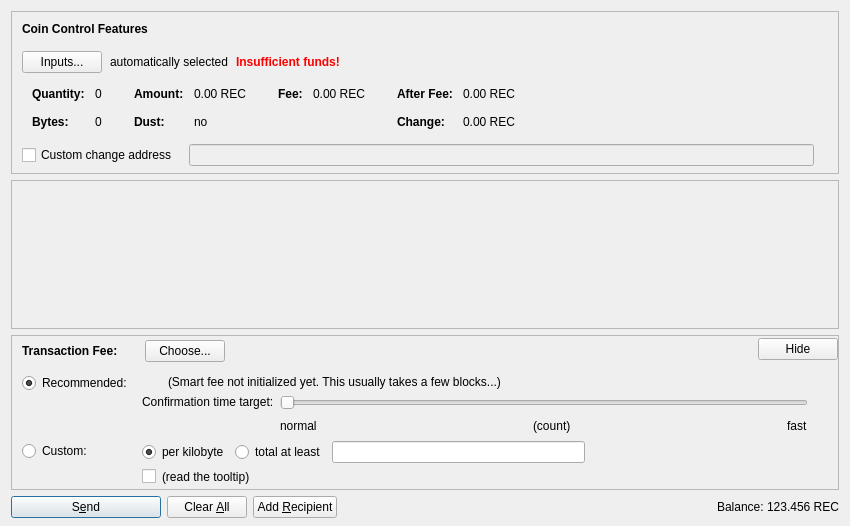
<?xml version="1.0" encoding="UTF-8"?>
<ui version="4.0">
 <class>SendCoinsDialog</class>
 <widget class="QDialog" name="SendCoinsDialog">
  <property name="geometry">
   <rect>
    <x>0</x>
    <y>0</y>
    <width>850</width>
    <height>526</height>
   </rect>
  </property>
  <property name="windowTitle">
   <string>Send Coins</string>
  </property>
  <layout class="QVBoxLayout" name="verticalLayout" stretch="0,1,0,0">
   <property name="bottomMargin">
    <number>8</number>
   </property>
   <item>
    <widget class="QFrame" name="frameCoinControl">
     <property name="sizePolicy">
      <sizepolicy hsizetype="Expanding" vsizetype="Expanding">
       <horstretch>0</horstretch>
       <verstretch>0</verstretch>
      </sizepolicy>
     </property>
     <property name="maximumSize">
      <size>
       <width>16777215</width>
       <height>16777215</height>
      </size>
     </property>
     <property name="frameShape">
      <enum>QFrame::StyledPanel</enum>
     </property>
     <property name="frameShadow">
      <enum>QFrame::Sunken</enum>
     </property>
     <layout class="QVBoxLayout" name="verticalLayoutCoinControl2">
      <property name="spacing">
       <number>0</number>
      </property>
      <property name="leftMargin">
       <number>0</number>
      </property>
      <property name="topMargin">
       <number>0</number>
      </property>
      <property name="rightMargin">
       <number>0</number>
      </property>
      <property name="bottomMargin">
       <number>6</number>
      </property>
      <item>
       <layout class="QVBoxLayout" name="verticalLayoutCoinControl" stretch="0,0,0,0,1">
        <property name="spacing">
         <number>0</number>
        </property>
        <property name="leftMargin">
         <number>10</number>
        </property>
        <property name="topMargin">
         <number>10</number>
        </property>
        <item>
         <layout class="QHBoxLayout" name="horizontalLayoutCoinControl1">
          <property name="bottomMargin">
           <number>15</number>
          </property>
          <item>
           <widget class="QLabel" name="labelCoinControlFeatures">
            <property name="sizePolicy">
             <sizepolicy hsizetype="Preferred" vsizetype="Maximum">
              <horstretch>0</horstretch>
              <verstretch>0</verstretch>
             </sizepolicy>
            </property>
            <property name="font">
             <font>
              <weight>75</weight>
              <bold>true</bold>
             </font>
            </property>
            <property name="styleSheet">
             <string notr="true">font-weight:bold;</string>
            </property>
            <property name="text">
             <string>Coin Control Features</string>
            </property>
           </widget>
          </item>
         </layout>
        </item>
        <item>
         <layout class="QHBoxLayout" name="horizontalLayoutCoinControl2" stretch="0,0,0,0">
          <property name="spacing">
           <number>8</number>
          </property>
          <property name="bottomMargin">
           <number>10</number>
          </property>
          <item>
           <widget class="QPushButton" name="pushButtonCoinControl">
            <property name="styleSheet">
             <string notr="true"/>
            </property>
            <property name="text">
             <string>Inputs...</string>
            </property>
            <property name="autoDefault">
             <bool>false</bool>
            </property>
           </widget>
          </item>
          <item>
           <widget class="QLabel" name="labelCoinControlAutomaticallySelected">
            <property name="text">
             <string>automatically selected</string>
            </property>
            <property name="margin">
             <number>5</number>
            </property>
           </widget>
          </item>
          <item>
           <widget class="QLabel" name="labelCoinControlInsuffFunds">
            <property name="font">
             <font>
              <weight>75</weight>
              <bold>true</bold>
             </font>
            </property>
            <property name="styleSheet">
             <string notr="true">color:red;font-weight:bold;</string>
            </property>
            <property name="text">
             <string>Insufficient funds!</string>
            </property>
            <property name="margin">
             <number>5</number>
            </property>
           </widget>
          </item>
          <item>
           <spacer name="horizontalSpacerCoinControl">
            <property name="orientation">
             <enum>Qt::Horizontal</enum>
            </property>
            <property name="sizeHint" stdset="0">
             <size>
              <width>40</width>
              <height>1</height>
             </size>
            </property>
           </spacer>
          </item>
         </layout>
        </item>
        <item>
         <widget class="QWidget" name="widgetCoinControl" native="true">
          <property name="sizePolicy">
           <sizepolicy hsizetype="Preferred" vsizetype="Preferred">
            <horstretch>0</horstretch>
            <verstretch>0</verstretch>
           </sizepolicy>
          </property>
          <property name="minimumSize">
           <size>
            <width>0</width>
            <height>0</height>
           </size>
          </property>
          <property name="styleSheet">
           <string notr="true"/>
          </property>
          <layout class="QHBoxLayout" name="horizontalLayoutCoinControl5">
           <property name="leftMargin">
            <number>0</number>
           </property>
           <property name="topMargin">
            <number>0</number>
           </property>
           <property name="rightMargin">
            <number>0</number>
           </property>
           <property name="bottomMargin">
            <number>0</number>
           </property>
           <item>
            <layout class="QHBoxLayout" name="horizontalLayoutCoinControl3" stretch="0,0,0,1">
             <property name="spacing">
              <number>20</number>
             </property>
             <property name="topMargin">
              <number>0</number>
             </property>
             <property name="bottomMargin">
              <number>10</number>
             </property>
             <item>
              <layout class="QFormLayout" name="formLayoutCoinControl1">
               <property name="horizontalSpacing">
                <number>10</number>
               </property>
               <property name="verticalSpacing">
                <number>14</number>
               </property>
               <property name="leftMargin">
                <number>10</number>
               </property>
               <property name="topMargin">
                <number>4</number>
               </property>
               <property name="rightMargin">
                <number>6</number>
               </property>
               <item row="0" column="0">
                <widget class="QLabel" name="labelCoinControlQuantityText">
                 <property name="font">
                  <font>
                   <weight>75</weight>
                   <bold>true</bold>
                  </font>
                 </property>
                 <property name="text">
                  <string>Quantity:</string>
                 </property>
                 <property name="margin">
                  <number>0</number>
                 </property>
                </widget>
               </item>
               <item row="0" column="1">
                <widget class="QLabel" name="labelCoinControlQuantity">
                 <property name="cursor">
                  <cursorShape>IBeamCursor</cursorShape>
                 </property>
                 <property name="contextMenuPolicy">
                  <enum>Qt::ActionsContextMenu</enum>
                 </property>
                 <property name="text">
                  <string notr="true">0</string>
                 </property>
                 <property name="margin">
                  <number>0</number>
                 </property>
                 <property name="textInteractionFlags">
                  <set>Qt::LinksAccessibleByMouse|Qt::TextSelectableByKeyboard|Qt::TextSelectableByMouse</set>
                 </property>
                </widget>
               </item>
               <item row="1" column="0">
                <widget class="QLabel" name="labelCoinControlBytesText">
                 <property name="font">
                  <font>
                   <weight>75</weight>
                   <bold>true</bold>
                  </font>
                 </property>
                 <property name="text">
                  <string>Bytes:</string>
                 </property>
                </widget>
               </item>
               <item row="1" column="1">
                <widget class="QLabel" name="labelCoinControlBytes">
                 <property name="cursor">
                  <cursorShape>IBeamCursor</cursorShape>
                 </property>
                 <property name="contextMenuPolicy">
                  <enum>Qt::ActionsContextMenu</enum>
                 </property>
                 <property name="text">
                  <string notr="true">0</string>
                 </property>
                 <property name="textInteractionFlags">
                  <set>Qt::LinksAccessibleByMouse|Qt::TextSelectableByKeyboard|Qt::TextSelectableByMouse</set>
                 </property>
                </widget>
               </item>
              </layout>
             </item>
             <item>
              <layout class="QFormLayout" name="formLayoutCoinControl2">
               <property name="horizontalSpacing">
                <number>10</number>
               </property>
               <property name="verticalSpacing">
                <number>14</number>
               </property>
               <property name="leftMargin">
                <number>6</number>
               </property>
               <property name="topMargin">
                <number>4</number>
               </property>
               <property name="rightMargin">
                <number>6</number>
               </property>
               <item row="0" column="0">
                <widget class="QLabel" name="labelCoinControlAmountText">
                 <property name="font">
                  <font>
                   <weight>75</weight>
                   <bold>true</bold>
                  </font>
                 </property>
                 <property name="text">
                  <string>Amount:</string>
                 </property>
                 <property name="margin">
                  <number>0</number>
                 </property>
                </widget>
               </item>
               <item row="0" column="1">
                <widget class="QLabel" name="labelCoinControlAmount">
                 <property name="cursor">
                  <cursorShape>IBeamCursor</cursorShape>
                 </property>
                 <property name="contextMenuPolicy">
                  <enum>Qt::ActionsContextMenu</enum>
                 </property>
                 <property name="text">
                  <string notr="true">0.00 REC</string>
                 </property>
                 <property name="textInteractionFlags">
                  <set>Qt::LinksAccessibleByMouse|Qt::TextSelectableByKeyboard|Qt::TextSelectableByMouse</set>
                 </property>
                </widget>
               </item>
               <item row="1" column="0">
                <widget class="QLabel" name="labelCoinControlLowOutputText">
                 <property name="font">
                  <font>
                   <weight>75</weight>
                   <bold>true</bold>
                  </font>
                 </property>
                 <property name="text">
                  <string>Dust:</string>
                 </property>
                </widget>
               </item>
               <item row="1" column="1">
                <widget class="QLabel" name="labelCoinControlLowOutput">
                 <property name="cursor">
                  <cursorShape>IBeamCursor</cursorShape>
                 </property>
                 <property name="contextMenuPolicy">
                  <enum>Qt::ActionsContextMenu</enum>
                 </property>
                 <property name="text">
                  <string notr="true">no</string>
                 </property>
                 <property name="textInteractionFlags">
                  <set>Qt::LinksAccessibleByMouse|Qt::TextSelectableByKeyboard|Qt::TextSelectableByMouse</set>
                 </property>
                </widget>
               </item>
              </layout>
             </item>
             <item>
              <layout class="QFormLayout" name="formLayoutCoinControl3">
               <property name="horizontalSpacing">
                <number>10</number>
               </property>
               <property name="verticalSpacing">
                <number>14</number>
               </property>
               <property name="leftMargin">
                <number>6</number>
               </property>
               <property name="topMargin">
                <number>4</number>
               </property>
               <property name="rightMargin">
                <number>6</number>
               </property>
               <item row="0" column="0">
                <widget class="QLabel" name="labelCoinControlFeeText">
                 <property name="font">
                  <font>
                   <weight>75</weight>
                   <bold>true</bold>
                  </font>
                 </property>
                 <property name="text">
                  <string>Fee:</string>
                 </property>
                 <property name="margin">
                  <number>0</number>
                 </property>
                </widget>
               </item>
               <item row="0" column="1">
                <widget class="QLabel" name="labelCoinControlFee">
                 <property name="cursor">
                  <cursorShape>IBeamCursor</cursorShape>
                 </property>
                 <property name="contextMenuPolicy">
                  <enum>Qt::ActionsContextMenu</enum>
                 </property>
                 <property name="text">
                  <string notr="true">0.00 REC</string>
                 </property>
                 <property name="textInteractionFlags">
                  <set>Qt::LinksAccessibleByMouse|Qt::TextSelectableByKeyboard|Qt::TextSelectableByMouse</set>
                 </property>
                </widget>
               </item>
              </layout>
             </item>
             <item>
              <layout class="QFormLayout" name="formLayoutCoinControl4">
               <property name="horizontalSpacing">
                <number>10</number>
               </property>
               <property name="verticalSpacing">
                <number>14</number>
               </property>
               <property name="leftMargin">
                <number>6</number>
               </property>
               <property name="topMargin">
                <number>4</number>
               </property>
               <property name="rightMargin">
                <number>6</number>
               </property>
               <item row="0" column="0">
                <widget class="QLabel" name="labelCoinControlAfterFeeText">
                 <property name="font">
                  <font>
                   <weight>75</weight>
                   <bold>true</bold>
                  </font>
                 </property>
                 <property name="text">
                  <string>After Fee:</string>
                 </property>
                 <property name="margin">
                  <number>0</number>
                 </property>
                </widget>
               </item>
               <item row="0" column="1">
                <widget class="QLabel" name="labelCoinControlAfterFee">
                 <property name="cursor">
                  <cursorShape>IBeamCursor</cursorShape>
                 </property>
                 <property name="contextMenuPolicy">
                  <enum>Qt::ActionsContextMenu</enum>
                 </property>
                 <property name="text">
                  <string notr="true">0.00 REC</string>
                 </property>
                 <property name="textInteractionFlags">
                  <set>Qt::LinksAccessibleByMouse|Qt::TextSelectableByKeyboard|Qt::TextSelectableByMouse</set>
                 </property>
                </widget>
               </item>
               <item row="1" column="0">
                <widget class="QLabel" name="labelCoinControlChangeText">
                 <property name="font">
                  <font>
                   <weight>75</weight>
                   <bold>true</bold>
                  </font>
                 </property>
                 <property name="text">
                  <string>Change:</string>
                 </property>
                </widget>
               </item>
               <item row="1" column="1">
                <widget class="QLabel" name="labelCoinControlChange">
                 <property name="cursor">
                  <cursorShape>IBeamCursor</cursorShape>
                 </property>
                 <property name="contextMenuPolicy">
                  <enum>Qt::ActionsContextMenu</enum>
                 </property>
                 <property name="text">
                  <string notr="true">0.00 REC</string>
                 </property>
                 <property name="textInteractionFlags">
                  <set>Qt::LinksAccessibleByMouse|Qt::TextSelectableByKeyboard|Qt::TextSelectableByMouse</set>
                 </property>
                </widget>
               </item>
              </layout>
             </item>
            </layout>
           </item>
          </layout>
         </widget>
        </item>
        <item>
         <layout class="QHBoxLayout" name="horizontalLayoutCoinControl4" stretch="0,0,0">
          <property name="spacing">
           <number>12</number>
          </property>
          <property name="sizeConstraint">
           <enum>QLayout::SetDefaultConstraint</enum>
          </property>
          <property name="topMargin">
           <number>5</number>
          </property>
          <property name="rightMargin">
           <number>5</number>
          </property>
          <item>
           <widget class="QCheckBox" name="checkBoxCoinControlChange">
            <property name="toolTip">
             <string>If this is activated, but the change address is empty or invalid, change will be sent to a newly generated address.</string>
            </property>
            <property name="text">
             <string>Custom change address</string>
            </property>
           </widget>
          </item>
          <item>
           <widget class="QValidatedLineEdit" name="lineEditCoinControlChange">
            <property name="enabled">
             <bool>false</bool>
            </property>
            <property name="sizePolicy">
             <sizepolicy hsizetype="Expanding" vsizetype="Fixed">
              <horstretch>0</horstretch>
              <verstretch>0</verstretch>
             </sizepolicy>
            </property>
           </widget>
          </item>
          <item>
           <widget class="QLabel" name="labelCoinControlChangeLabel">
            <property name="sizePolicy">
             <sizepolicy hsizetype="Preferred" vsizetype="Expanding">
              <horstretch>0</horstretch>
              <verstretch>0</verstretch>
             </sizepolicy>
            </property>
            <property name="minimumSize">
             <size>
              <width>0</width>
              <height>0</height>
             </size>
            </property>
            <property name="text">
             <string/>
            </property>
            <property name="margin">
             <number>3</number>
            </property>
           </widget>
          </item>
         </layout>
        </item>
        <item>
         <spacer name="verticalSpacerCoinControl">
          <property name="orientation">
           <enum>Qt::Vertical</enum>
          </property>
          <property name="sizeHint" stdset="0">
           <size>
            <width>800</width>
            <height>1</height>
           </size>
          </property>
         </spacer>
        </item>
       </layout>
      </item>
     </layout>
    </widget>
   </item>
   <item>
    <widget class="QScrollArea" name="scrollArea">
     <property name="widgetResizable">
      <bool>true</bool>
     </property>
     <widget class="QWidget" name="scrollAreaWidgetContents">
      <property name="geometry">
       <rect>
        <x>0</x>
        <y>0</y>
        <width>830</width>
        <height>104</height>
       </rect>
      </property>
      <layout class="QVBoxLayout" name="verticalLayout_2" stretch="0,1">
       <property name="leftMargin">
        <number>0</number>
       </property>
       <property name="topMargin">
        <number>0</number>
       </property>
       <property name="rightMargin">
        <number>0</number>
       </property>
       <property name="bottomMargin">
        <number>0</number>
       </property>
       <item>
        <layout class="QVBoxLayout" name="entries">
         <property name="spacing">
          <number>6</number>
         </property>
        </layout>
       </item>
       <item>
        <spacer name="verticalSpacer">
         <property name="orientation">
          <enum>Qt::Vertical</enum>
         </property>
         <property name="sizeHint" stdset="0">
          <size>
           <width>20</width>
           <height>40</height>
          </size>
         </property>
        </spacer>
       </item>
      </layout>
     </widget>
    </widget>
   </item>
   <item>
    <widget class="QFrame" name="frameFee">
     <property name="sizePolicy">
      <sizepolicy hsizetype="Expanding" vsizetype="Expanding">
       <horstretch>0</horstretch>
       <verstretch>0</verstretch>
      </sizepolicy>
     </property>
     <property name="maximumSize">
      <size>
       <width>16777215</width>
       <height>16777215</height>
      </size>
     </property>
     <property name="frameShape">
      <enum>QFrame::StyledPanel</enum>
     </property>
     <property name="frameShadow">
      <enum>QFrame::Sunken</enum>
     </property>
     <layout class="QVBoxLayout" name="verticalLayoutFee1">
      <property name="spacing">
       <number>0</number>
      </property>
      <property name="leftMargin">
       <number>0</number>
      </property>
      <property name="topMargin">
       <number>0</number>
      </property>
      <property name="rightMargin">
       <number>0</number>
      </property>
      <property name="bottomMargin">
       <number>0</number>
      </property>
      <item>
       <layout class="QVBoxLayout" name="verticalLayoutFee2" stretch="0,0,0">
        <property name="spacing">
         <number>0</number>
        </property>
        <property name="leftMargin">
         <number>10</number>
        </property>
        <property name="topMargin">
         <number>0</number>
        </property>
        <item>
         <layout class="QHBoxLayout" name="horizontalLayoutFee1">
          <property name="bottomMargin">
           <number>0</number>
          </property>
          <item>
           <layout class="QVBoxLayout" name="verticalLayoutFee7">
            <property name="spacing">
             <number>0</number>
            </property>
            <item>
             <spacer name="verticalSpacerSmartFee">
              <property name="orientation">
               <enum>Qt::Vertical</enum>
              </property>
              <property name="sizeType">
               <enum>QSizePolicy::Fixed</enum>
              </property>
              <property name="sizeHint" stdset="0">
               <size>
                <width>1</width>
                <height>4</height>
               </size>
              </property>
             </spacer>
            </item>
            <item>
             <layout class="QHBoxLayout" name="horizontalLayoutSmartFee">
              <property name="spacing">
               <number>10</number>
              </property>
              <item>
               <widget class="QLabel" name="labelFeeHeadline">
                <property name="sizePolicy">
                 <sizepolicy hsizetype="Preferred" vsizetype="Maximum">
                  <horstretch>0</horstretch>
                  <verstretch>0</verstretch>
                 </sizepolicy>
                </property>
                <property name="font">
                 <font>
                  <weight>75</weight>
                  <bold>true</bold>
                 </font>
                </property>
                <property name="styleSheet">
                 <string notr="true">font-weight:bold;</string>
                </property>
                <property name="text">
                 <string>Transaction Fee:</string>
                </property>
               </widget>
              </item>
              <item>
               <widget class="QLabel" name="labelFeeMinimized">
                <property name="text">
                 <string/>
                </property>
               </widget>
              </item>
              <item>
               <widget class="QPushButton" name="buttonChooseFee">
                <property name="text">
                 <string>Choose...</string>
                </property>
               </widget>
              </item>
             </layout>
            </item>
            <item>
             <spacer name="verticalSpacer_5">
              <property name="orientation">
               <enum>Qt::Vertical</enum>
              </property>
              <property name="sizeHint" stdset="0">
               <size>
                <width>1</width>
                <height>1</height>
               </size>
              </property>
             </spacer>
            </item>
           </layout>
          </item>
          <item>
           <spacer name="horizontalSpacer_4">
            <property name="orientation">
             <enum>Qt::Horizontal</enum>
            </property>
            <property name="sizeHint" stdset="0">
             <size>
              <width>40</width>
              <height>20</height>
             </size>
            </property>
           </spacer>
          </item>
          <item>
           <widget class="QPushButton" name="buttonMinimizeFee">
            <property name="toolTip">
             <string>collapse fee-settings</string>
            </property>
            <property name="text">
             <string>Hide</string>
            </property>
           </widget>
          </item>
         </layout>
        </item>
        <item>
         <widget class="QFrame" name="frameFeeSelection">
          <layout class="QVBoxLayout" name="verticalLayoutFee12">
           <property name="spacing">
            <number>0</number>
           </property>
           <property name="leftMargin">
            <number>0</number>
           </property>
           <property name="topMargin">
            <number>0</number>
           </property>
           <property name="rightMargin">
            <number>0</number>
           </property>
           <property name="bottomMargin">
            <number>0</number>
           </property>
           <item>
            <layout class="QGridLayout" name="gridLayoutFee">
             <property name="topMargin">
              <number>10</number>
             </property>
             <property name="bottomMargin">
              <number>4</number>
             </property>
             <property name="horizontalSpacing">
              <number>10</number>
             </property>
             <property name="verticalSpacing">
              <number>4</number>
             </property>
             <item row="1" column="1">
              <layout class="QVBoxLayout" name="verticalLayoutFee8">
               <property name="spacing">
                <number>6</number>
               </property>
               <item>
                <layout class="QHBoxLayout" name="horizontalLayoutFee13">
                 <item>
                  <widget class="QRadioButton" name="radioCustomPerKilobyte">
                   <property name="toolTip">
                    <string>If the custom fee is set to 1000 satoshis and the transaction is only 250 bytes, then &quot;per kilobyte&quot; only pays 250 satoshis in fee, while &quot;total at least&quot; pays 1000 satoshis. For transactions bigger than a kilobyte both pay by kilobyte.</string>
                   </property>
                   <property name="text">
                    <string>per kilobyte</string>
                   </property>
                   <property name="checked">
                    <bool>true</bool>
                   </property>
                   <attribute name="buttonGroup">
                    <string notr="true">groupCustomFee</string>
                   </attribute>
                  </widget>
                 </item>
                 <item>
                  <widget class="QRadioButton" name="radioCustomAtLeast">
                   <property name="toolTip">
                    <string>If the custom fee is set to 1000 satoshis and the transaction is only 250 bytes, then &quot;per kilobyte&quot; only pays 250 satoshis in fee, while &quot;total at least&quot; pays 1000 satoshis. For transactions bigger than a kilobyte both pay by kilobyte.</string>
                   </property>
                   <property name="text">
                    <string>total at least</string>
                   </property>
                   <attribute name="buttonGroup">
                    <string notr="true">groupCustomFee</string>
                   </attribute>
                  </widget>
                 </item>
                 <item>
                  <widget class="BitcoinAmountField" name="customFee"/>
                 </item>
                 <item>
                  <spacer name="horizontalSpacer_6">
                   <property name="orientation">
                    <enum>Qt::Horizontal</enum>
                   </property>
                   <property name="sizeHint" stdset="0">
                    <size>
                     <width>1</width>
                     <height>1</height>
                    </size>
                   </property>
                  </spacer>
                 </item>
                </layout>
               </item>
               <item>
                <layout class="QHBoxLayout" name="horizontalLayoutFee8">
                 <item>
                  <widget class="QCheckBox" name="checkBoxMinimumFee">
                   <property name="toolTip">
                    <string>Paying only the minimum fee is just fine as long as there is less transaction volume than space in the blocks. But be aware that this can end up in a never confirming transaction once there is more demand for creativecoin transactions than the network can process.</string>
                   </property>
                   <property name="text">
                    <string/>
                   </property>
                  </widget>
                 </item>
                 <item>
                  <widget class="QLabel" name="labelMinFeeWarning">
                   <property name="enabled">
                    <bool>true</bool>
                   </property>
                   <property name="toolTip">
                    <string>Paying only the minimum fee is just fine as long as there is less transaction volume than space in the blocks. But be aware that this can end up in a never confirming transaction once there is more demand for creativecoin transactions than the network can process.</string>
                   </property>
                   <property name="text">
                    <string>(read the tooltip)</string>
                   </property>
                   <property name="margin">
                    <number>5</number>
                   </property>
                  </widget>
                 </item>
                 <item>
                  <spacer name="horizontalSpacer_2">
                   <property name="orientation">
                    <enum>Qt::Horizontal</enum>
                   </property>
                   <property name="sizeHint" stdset="0">
                    <size>
                     <width>1</width>
                     <height>1</height>
                    </size>
                   </property>
                  </spacer>
                 </item>
                </layout>
               </item>
              </layout>
             </item>
             <item row="0" column="0">
              <layout class="QVBoxLayout" name="verticalLayoutFee4" stretch="0,1">
               <item>
                <widget class="QRadioButton" name="radioSmartFee">
                 <property name="text">
                  <string>Recommended:</string>
                 </property>
                 <property name="checked">
                  <bool>true</bool>
                 </property>
                 <attribute name="buttonGroup">
                  <string notr="true">groupFee</string>
                 </attribute>
                </widget>
               </item>
               <item>
                <spacer name="verticalSpacer_2">
                 <property name="orientation">
                  <enum>Qt::Vertical</enum>
                 </property>
                 <property name="sizeHint" stdset="0">
                  <size>
                   <width>1</width>
                   <height>1</height>
                  </size>
                 </property>
                </spacer>
               </item>
              </layout>
             </item>
             <item row="1" column="0">
              <layout class="QVBoxLayout" name="verticalLayoutFee9" stretch="0,1">
               <item>
                <widget class="QRadioButton" name="radioCustomFee">
                 <property name="text">
                  <string>Custom:</string>
                 </property>
                 <attribute name="buttonGroup">
                  <string notr="true">groupFee</string>
                 </attribute>
                </widget>
               </item>
               <item>
                <spacer name="verticalSpacer_6">
                 <property name="orientation">
                  <enum>Qt::Vertical</enum>
                 </property>
                 <property name="sizeHint" stdset="0">
                  <size>
                   <width>1</width>
                   <height>1</height>
                  </size>
                 </property>
                </spacer>
               </item>
              </layout>
             </item>
             <item row="0" column="1">
              <layout class="QVBoxLayout" name="verticalLayoutFee3" stretch="0,0,1">
               <property name="spacing">
                <number>6</number>
               </property>
               <property name="topMargin">
                <number>2</number>
               </property>
               <item>
                <layout class="QHBoxLayout" name="horizontalLayoutFee12">
                 <item>
                  <widget class="QLabel" name="labelSmartFee">
                   <property name="text">
                    <string/>
                   </property>
                   <property name="margin">
                    <number>2</number>
                   </property>
                  </widget>
                 </item>
                 <item>
                  <widget class="QLabel" name="labelFeeEstimation">
                   <property name="text">
                    <string/>
                   </property>
                  </widget>
                 </item>
                 <item>
                  <widget class="QLabel" name="labelSmartFee2">
                   <property name="text">
                    <string>(Smart fee not initialized yet. This usually takes a few blocks...)</string>
                   </property>
                   <property name="margin">
                    <number>2</number>
                   </property>
                  </widget>
                 </item>
                 <item>
                  <spacer name="horizontalSpacer_5">
                   <property name="orientation">
                    <enum>Qt::Horizontal</enum>
                   </property>
                   <property name="sizeHint" stdset="0">
                    <size>
                     <width>1</width>
                     <height>1</height>
                    </size>
                   </property>
                  </spacer>
                 </item>
                </layout>
               </item>
               <item>
                <layout class="QHBoxLayout" name="horizontalLayoutFee9">
                 <item>
                  <layout class="QVBoxLayout" name="verticalLayoutFee6">
                   <item>
                    <widget class="QLabel" name="labelSmartFee3">
                     <property name="text">
                      <string>Confirmation time target:</string>
                     </property>
                     <property name="margin">
                      <number>2</number>
                     </property>
                    </widget>
                   </item>
                   <item>
                    <spacer name="verticalSpacer_3">
                     <property name="orientation">
                      <enum>Qt::Vertical</enum>
                     </property>
                     <property name="sizeHint" stdset="0">
                      <size>
                       <width>1</width>
                       <height>1</height>
                      </size>
                     </property>
                    </spacer>
                   </item>
                  </layout>
                 </item>
                 <item>
                  <layout class="QVBoxLayout" name="verticalLayoutFee5">
                   <property name="rightMargin">
                    <number>30</number>
                   </property>
                   <item>
                    <widget class="QSlider" name="sliderSmartFee">
                     <property name="minimum">
                      <number>0</number>
                     </property>
                     <property name="maximum">
                      <number>23</number>
                     </property>
                     <property name="pageStep">
                      <number>1</number>
                     </property>
                     <property name="value">
                      <number>0</number>
                     </property>
                     <property name="orientation">
                      <enum>Qt::Horizontal</enum>
                     </property>
                     <property name="invertedAppearance">
                      <bool>false</bool>
                     </property>
                     <property name="invertedControls">
                      <bool>false</bool>
                     </property>
                     <property name="tickPosition">
                      <enum>QSlider::NoTicks</enum>
                     </property>
                    </widget>
                   </item>
                   <item>
                    <layout class="QHBoxLayout" name="horizontalLayoutFee10">
                     <item>
                      <widget class="QLabel" name="labelSmartFeeNormal">
                       <property name="text">
                        <string>normal</string>
                       </property>
                      </widget>
                     </item>
                     <item>
                      <spacer name="horizontalSpacer_7">
                       <property name="orientation">
                        <enum>Qt::Horizontal</enum>
                       </property>
                       <property name="sizeHint" stdset="0">
                        <size>
                         <width>40</width>
                         <height>20</height>
                        </size>
                       </property>
                      </spacer>
                     </item>
                     <item>
                      <widget class="QLabel" name="confirmationTargetLabel">
                       <property name="text">
                        <string notr="true">(count)</string>
                       </property>
                      </widget>
                     </item>
                     <item>
                      <spacer name="horizontalSpacer_3">
                       <property name="orientation">
                        <enum>Qt::Horizontal</enum>
                       </property>
                       <property name="sizeHint" stdset="0">
                        <size>
                         <width>40</width>
                         <height>20</height>
                        </size>
                       </property>
                      </spacer>
                     </item>
                     <item>
                      <widget class="QLabel" name="labelSmartFeeFast">
                       <property name="text">
                        <string>fast</string>
                       </property>
                      </widget>
                     </item>
                    </layout>
                   </item>
                  </layout>
                 </item>
                </layout>
               </item>
               <item>
                <spacer name="verticalSpacer_4">
                 <property name="orientation">
                  <enum>Qt::Vertical</enum>
                 </property>
                 <property name="sizeHint" stdset="0">
                  <size>
                   <width>1</width>
                   <height>1</height>
                  </size>
                 </property>
                </spacer>
               </item>
              </layout>
             </item>
            </layout>
           </item>
          </layout>
         </widget>
        </item>
        <item>
         <spacer name="verticalSpacerFee">
          <property name="orientation">
           <enum>Qt::Vertical</enum>
          </property>
          <property name="sizeHint" stdset="0">
           <size>
            <width>800</width>
            <height>1</height>
           </size>
          </property>
         </spacer>
        </item>
       </layout>
      </item>
     </layout>
    </widget>
   </item>
   <item>
    <layout class="QHBoxLayout" name="horizontalLayout">
     <item>
      <widget class="QPushButton" name="sendButton">
       <property name="minimumSize">
        <size>
         <width>150</width>
         <height>0</height>
        </size>
       </property>
       <property name="toolTip">
        <string>Confirm the send action</string>
       </property>
       <property name="text">
        <string>S&amp;end</string>
       </property>
       <property name="icon">
        <iconset resource="../bitcoin.qrc">
         <normaloff>:/icons/send</normaloff>:/icons/send</iconset>
       </property>
       <property name="autoDefault">
        <bool>false</bool>
       </property>
       <property name="default">
        <bool>true</bool>
       </property>
      </widget>
     </item>
     <item>
      <widget class="QPushButton" name="clearButton">
       <property name="sizePolicy">
        <sizepolicy hsizetype="Minimum" vsizetype="Fixed">
         <horstretch>0</horstretch>
         <verstretch>0</verstretch>
        </sizepolicy>
       </property>
       <property name="toolTip">
        <string>Clear all fields of the form.</string>
       </property>
       <property name="text">
        <string>Clear &amp;All</string>
       </property>
       <property name="icon">
        <iconset resource="../bitcoin.qrc">
         <normaloff>:/icons/remove</normaloff>:/icons/remove</iconset>
       </property>
       <property name="autoDefault">
        <bool>false</bool>
       </property>
      </widget>
     </item>
     <item>
      <widget class="QPushButton" name="addButton">
       <property name="toolTip">
        <string>Send to multiple recipients at once</string>
       </property>
       <property name="text">
        <string>Add &amp;Recipient</string>
       </property>
       <property name="icon">
        <iconset resource="../bitcoin.qrc">
         <normaloff>:/icons/add</normaloff>:/icons/add</iconset>
       </property>
       <property name="autoDefault">
        <bool>false</bool>
       </property>
      </widget>
     </item>
     <item>
      <spacer name="horizontalSpacer">
       <property name="orientation">
        <enum>Qt::Horizontal</enum>
       </property>
       <property name="sizeHint" stdset="0">
        <size>
         <width>40</width>
         <height>20</height>
        </size>
       </property>
      </spacer>
     </item>
     <item>
      <layout class="QHBoxLayout" name="horizontalLayout_2">
       <property name="spacing">
        <number>3</number>
       </property>
       <item>
        <widget class="QLabel" name="label">
         <property name="sizePolicy">
          <sizepolicy hsizetype="Preferred" vsizetype="Fixed">
           <horstretch>0</horstretch>
           <verstretch>0</verstretch>
          </sizepolicy>
         </property>
         <property name="text">
          <string>Balance:</string>
         </property>
        </widget>
       </item>
       <item>
        <widget class="QLabel" name="labelBalance">
         <property name="sizePolicy">
          <sizepolicy hsizetype="Preferred" vsizetype="Fixed">
           <horstretch>0</horstretch>
           <verstretch>0</verstretch>
          </sizepolicy>
         </property>
         <property name="cursor">
          <cursorShape>IBeamCursor</cursorShape>
         </property>
         <property name="text">
          <string notr="true">123.456 REC</string>
         </property>
         <property name="textInteractionFlags">
          <set>Qt::LinksAccessibleByMouse|Qt::TextSelectableByKeyboard|Qt::TextSelectableByMouse</set>
         </property>
        </widget>
       </item>
      </layout>
     </item>
    </layout>
   </item>
  </layout>
 </widget>
 <customwidgets>
  <customwidget>
   <class>QValidatedLineEdit</class>
   <extends>QLineEdit</extends>
   <header>qvalidatedlineedit.h</header>
  </customwidget>
  <customwidget>
   <class>BitcoinAmountField</class>
   <extends>QLineEdit</extends>
   <header>bitcoinamountfield.h</header>
   <container>1</container>
  </customwidget>
 </customwidgets>
 <resources>
  <include location="../bitcoin.qrc"/>
 </resources>
 <connections/>
 <buttongroups>
  <buttongroup name="groupFee"/>
  <buttongroup name="groupCustomFee"/>
 </buttongroups>
</ui>
